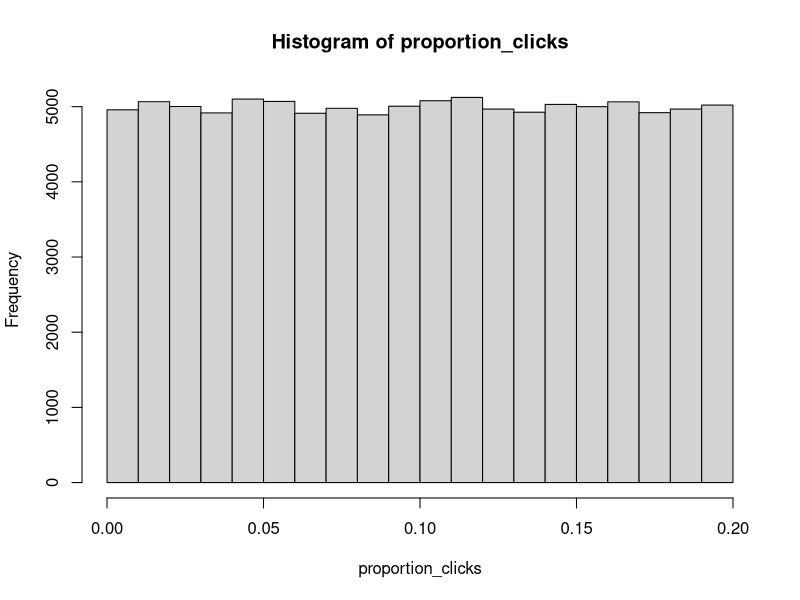
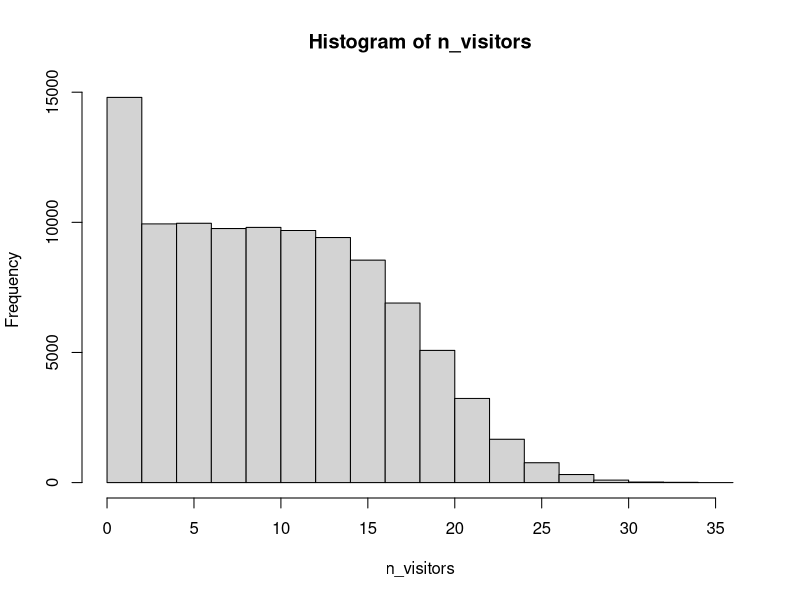
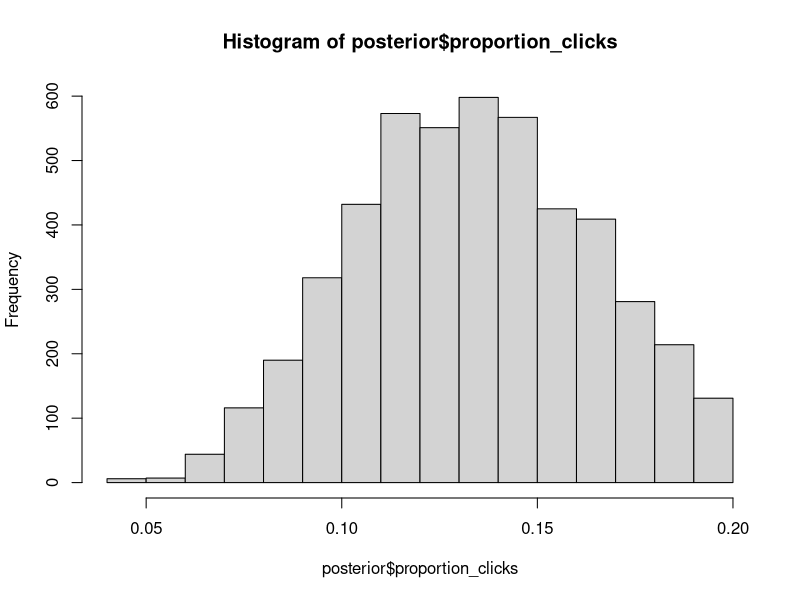

These charts were generated, in order, by the following R code:
n_samples <- 100000
n_ads_shown <- 100
proportion_clicks <- runif(n_samples, min = 0.0, max = 0.2)
n_visitors <- rbinom(n = n_samples, size = n_ads_shown, prob = proportion_clicks)

# Visualize proportion clicks
hist(proportion_clicks)

# Visualize n_visitors
hist(n_visitors)

# Create the prior data frame
prior <- data.frame(proportion_clicks, n_visitors)

# Examine the prior data frame
head(prior)

# Create the posterior data frame
posterior <- prior[prior$n_visitors == 13, ]

# Visualize posterior proportion clicks
hist(posterior$proportion_clicks)